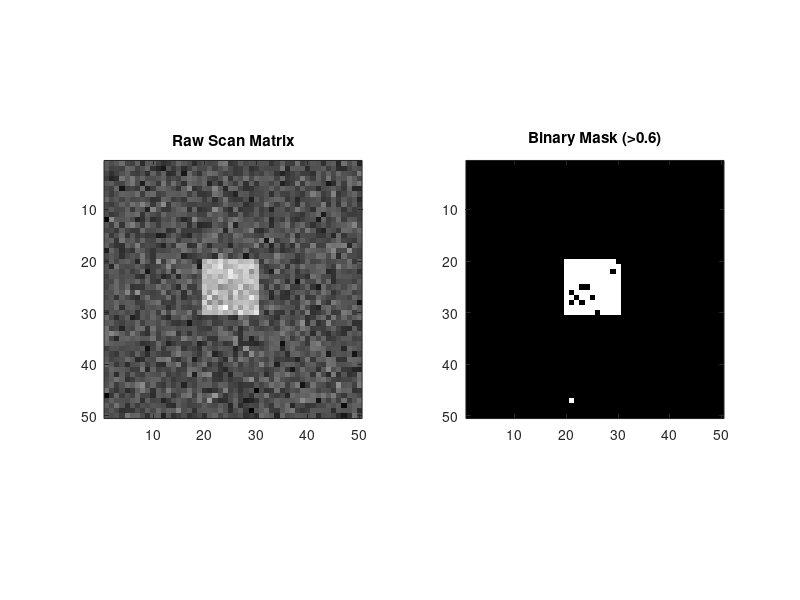

Source code (MATLAB):
function sliceAnalysis()
    % randn matrix, with center moved by a constant
    scan_matrix = randn(50, 50); 
    scan_matrix(20:30, 20:30) = scan_matrix(20:30, 20:30) + 5; 

    % raw matrix properties and plots
    raw_max = max(scan_matrix(:));
    raw_min = min(scan_matrix(:));
    fprintf('Raw Matrix - Min: %.2f, Max: %.2f\n', raw_min, raw_max);

    figure;
    subplot(1, 2, 1);
    imagesc(scan_matrix);
    colormap('gray'); 
    title('Raw Scan Matrix');
    axis square;

    disp('Matrix loaded. Waiting for thresholding logic...');

    % norm. matrix
    scan_norm = (scan_matrix - raw_min) / (raw_max - raw_min);

    % bin. mask creation
    scan_binary = scan_norm > 0.6;

    % plot bin mask
    subplot(1, 2, 2);
    imagesc(scan_binary);
    colormap('gray'); 
    title('Binary Mask (>0.6)');
    axis square;

    % numel() returns the total number of elements in an array
    pct_active = (sum(scan_binary(:)) / numel(scan_binary)) * 100;
    fprintf('Active pixels: %.2f%%\n', pct_active);
end
